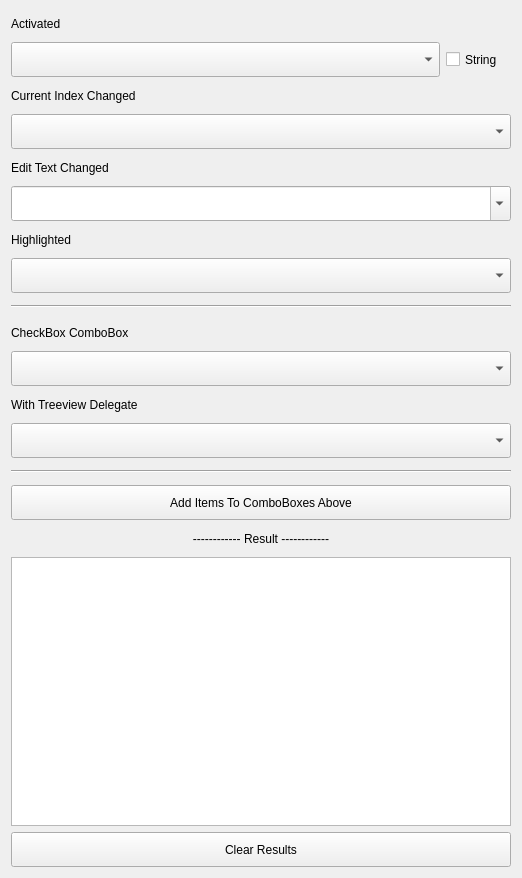
<?xml version="1.0" encoding="UTF-8"?>
<ui version="4.0">
 <class>mainForm</class>
 <widget class="QWidget" name="mainForm">
  <property name="geometry">
   <rect>
    <x>0</x>
    <y>0</y>
    <width>522</width>
    <height>878</height>
   </rect>
  </property>
  <property name="windowTitle">
   <string>Form</string>
  </property>
  <layout class="QVBoxLayout" name="main_verticalLayout">
   <item>
    <widget class="QLabel" name="activated_label">
     <property name="sizePolicy">
      <sizepolicy hsizetype="Preferred" vsizetype="Fixed">
       <horstretch>0</horstretch>
       <verstretch>0</verstretch>
      </sizepolicy>
     </property>
     <property name="minimumSize">
      <size>
       <width>0</width>
       <height>25</height>
      </size>
     </property>
     <property name="maximumSize">
      <size>
       <width>16777215</width>
       <height>25</height>
      </size>
     </property>
     <property name="text">
      <string>Activated</string>
     </property>
    </widget>
   </item>
   <item>
    <layout class="QHBoxLayout" name="activated_horizontalLayout">
     <item>
      <widget class="QComboBox" name="activated_comboBox">
       <property name="minimumSize">
        <size>
         <width>0</width>
         <height>35</height>
        </size>
       </property>
       <property name="maximumSize">
        <size>
         <width>16777215</width>
         <height>35</height>
        </size>
       </property>
      </widget>
     </item>
     <item>
      <widget class="QCheckBox" name="activated_checkBox">
       <property name="minimumSize">
        <size>
         <width>65</width>
         <height>35</height>
        </size>
       </property>
       <property name="maximumSize">
        <size>
         <width>65</width>
         <height>35</height>
        </size>
       </property>
       <property name="layoutDirection">
        <enum>Qt::LeftToRight</enum>
       </property>
       <property name="text">
        <string>String</string>
       </property>
      </widget>
     </item>
    </layout>
   </item>
   <item>
    <widget class="QLabel" name="currentIndexChanged_label">
     <property name="sizePolicy">
      <sizepolicy hsizetype="Preferred" vsizetype="Fixed">
       <horstretch>0</horstretch>
       <verstretch>0</verstretch>
      </sizepolicy>
     </property>
     <property name="minimumSize">
      <size>
       <width>0</width>
       <height>25</height>
      </size>
     </property>
     <property name="maximumSize">
      <size>
       <width>16777215</width>
       <height>25</height>
      </size>
     </property>
     <property name="text">
      <string>Current Index Changed</string>
     </property>
    </widget>
   </item>
   <item>
    <widget class="QComboBox" name="currentIndexChanged_comboBox">
     <property name="minimumSize">
      <size>
       <width>500</width>
       <height>35</height>
      </size>
     </property>
     <property name="maximumSize">
      <size>
       <width>16777215</width>
       <height>35</height>
      </size>
     </property>
    </widget>
   </item>
   <item>
    <widget class="QLabel" name="editTextChanged_label">
     <property name="minimumSize">
      <size>
       <width>0</width>
       <height>25</height>
      </size>
     </property>
     <property name="maximumSize">
      <size>
       <width>16777215</width>
       <height>25</height>
      </size>
     </property>
     <property name="text">
      <string>Edit Text Changed</string>
     </property>
    </widget>
   </item>
   <item>
    <widget class="QComboBox" name="editTextChanged_comboBox">
     <property name="minimumSize">
      <size>
       <width>500</width>
       <height>35</height>
      </size>
     </property>
     <property name="maximumSize">
      <size>
       <width>16777215</width>
       <height>35</height>
      </size>
     </property>
     <property name="editable">
      <bool>true</bool>
     </property>
    </widget>
   </item>
   <item>
    <widget class="QLabel" name="highLighted_label">
     <property name="sizePolicy">
      <sizepolicy hsizetype="Preferred" vsizetype="Fixed">
       <horstretch>0</horstretch>
       <verstretch>0</verstretch>
      </sizepolicy>
     </property>
     <property name="minimumSize">
      <size>
       <width>0</width>
       <height>25</height>
      </size>
     </property>
     <property name="maximumSize">
      <size>
       <width>16777215</width>
       <height>25</height>
      </size>
     </property>
     <property name="text">
      <string>Highlighted</string>
     </property>
    </widget>
   </item>
   <item>
    <widget class="QComboBox" name="highLighted_comboBox">
     <property name="minimumSize">
      <size>
       <width>500</width>
       <height>35</height>
      </size>
     </property>
     <property name="maximumSize">
      <size>
       <width>16777215</width>
       <height>35</height>
      </size>
     </property>
    </widget>
   </item>
   <item>
    <widget class="Line" name="line">
     <property name="minimumSize">
      <size>
       <width>0</width>
       <height>15</height>
      </size>
     </property>
     <property name="maximumSize">
      <size>
       <width>16777215</width>
       <height>15</height>
      </size>
     </property>
     <property name="orientation">
      <enum>Qt::Horizontal</enum>
     </property>
    </widget>
   </item>
   <item>
    <widget class="QLabel" name="checkable_label">
     <property name="minimumSize">
      <size>
       <width>0</width>
       <height>25</height>
      </size>
     </property>
     <property name="maximumSize">
      <size>
       <width>16777215</width>
       <height>25</height>
      </size>
     </property>
     <property name="text">
      <string>CheckBox ComboBox</string>
     </property>
    </widget>
   </item>
   <item>
    <widget class="CheckedAbleComboBox" name="checkable_comboBox">
     <property name="minimumSize">
      <size>
       <width>500</width>
       <height>35</height>
      </size>
     </property>
     <property name="maximumSize">
      <size>
       <width>16777215</width>
       <height>35</height>
      </size>
     </property>
    </widget>
   </item>
   <item>
    <widget class="QLabel" name="withDelegate_label">
     <property name="minimumSize">
      <size>
       <width>0</width>
       <height>25</height>
      </size>
     </property>
     <property name="maximumSize">
      <size>
       <width>16777215</width>
       <height>25</height>
      </size>
     </property>
     <property name="text">
      <string>With Treeview Delegate</string>
     </property>
    </widget>
   </item>
   <item>
    <widget class="QComboBox" name="withDelegate_comboBox">
     <property name="minimumSize">
      <size>
       <width>500</width>
       <height>35</height>
      </size>
     </property>
     <property name="maximumSize">
      <size>
       <width>16777215</width>
       <height>35</height>
      </size>
     </property>
    </widget>
   </item>
   <item>
    <widget class="Line" name="line_2">
     <property name="minimumSize">
      <size>
       <width>0</width>
       <height>15</height>
      </size>
     </property>
     <property name="maximumSize">
      <size>
       <width>16777215</width>
       <height>15</height>
      </size>
     </property>
     <property name="orientation">
      <enum>Qt::Horizontal</enum>
     </property>
    </widget>
   </item>
   <item>
    <widget class="QPushButton" name="addItems_pushButton">
     <property name="minimumSize">
      <size>
       <width>0</width>
       <height>35</height>
      </size>
     </property>
     <property name="maximumSize">
      <size>
       <width>16777215</width>
       <height>35</height>
      </size>
     </property>
     <property name="text">
      <string>Add Items To ComboBoxes Above</string>
     </property>
    </widget>
   </item>
   <item>
    <widget class="QLabel" name="result_label">
     <property name="minimumSize">
      <size>
       <width>500</width>
       <height>25</height>
      </size>
     </property>
     <property name="maximumSize">
      <size>
       <width>16777215</width>
       <height>25</height>
      </size>
     </property>
     <property name="text">
      <string>------------ Result ------------</string>
     </property>
     <property name="alignment">
      <set>Qt::AlignCenter</set>
     </property>
    </widget>
   </item>
   <item>
    <widget class="QTextEdit" name="result_textEdit">
     <property name="minimumSize">
      <size>
       <width>500</width>
       <height>250</height>
      </size>
     </property>
     <property name="maximumSize">
      <size>
       <width>16777215</width>
       <height>16777215</height>
      </size>
     </property>
     <property name="readOnly">
      <bool>true</bool>
     </property>
    </widget>
   </item>
   <item>
    <widget class="QPushButton" name="clear_pushButton">
     <property name="minimumSize">
      <size>
       <width>0</width>
       <height>35</height>
      </size>
     </property>
     <property name="maximumSize">
      <size>
       <width>16777215</width>
       <height>35</height>
      </size>
     </property>
     <property name="text">
      <string>Clear Results</string>
     </property>
    </widget>
   </item>
  </layout>
 </widget>
 <customwidgets>
  <customwidget>
   <class>CheckedAbleComboBox</class>
   <extends>QComboBox</extends>
   <header>comboBoxesCustom</header>
  </customwidget>
 </customwidgets>
 <resources/>
 <connections/>
</ui>
